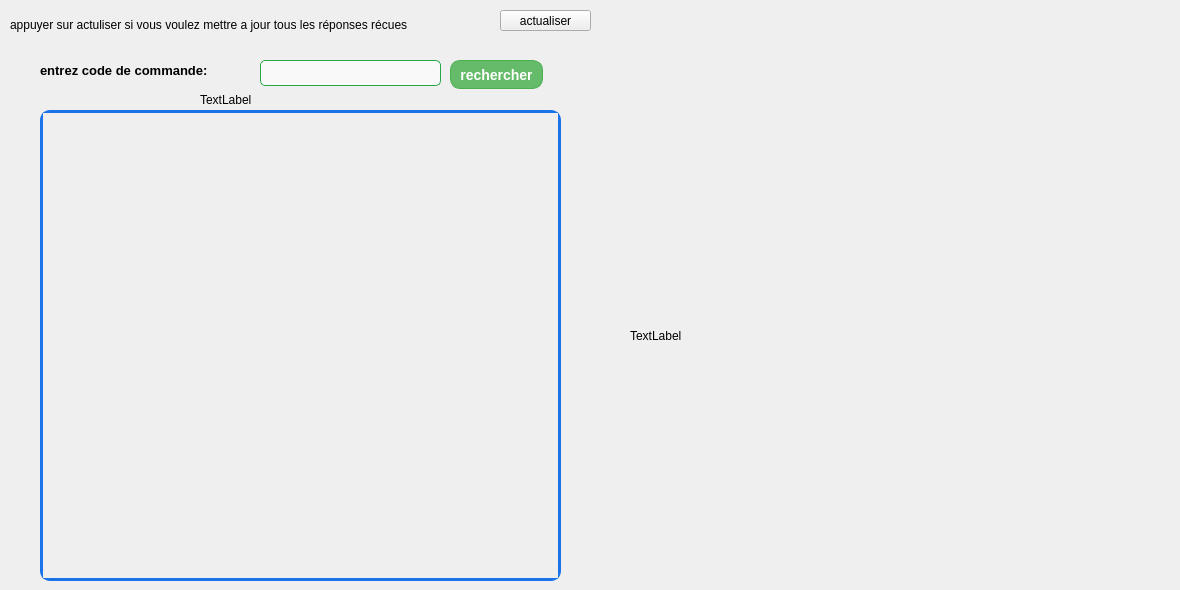
      <widget class="QWidget" name="tabetourClients">
       <attribute name="title">
        <string>retour des clients</string>
       </attribute>
       <widget class="QScrollArea" name="scrollArea">
        <property name="geometry">
         <rect>
          <x>40</x>
          <y>110</y>
          <width>521</width>
          <height>471</height>
         </rect>
        </property>
        <property name="styleSheet">
         <string notr="true">QScrollArea {
    border: 3px solid #1a73e8;
    border-radius: 10px;
}
</string>
        </property>
        <property name="widgetResizable">
         <bool>true</bool>
        </property>
        <widget class="QWidget" name="scrollAreaWidgetContents">
         <property name="geometry">
          <rect>
           <x>0</x>
           <y>0</y>
           <width>515</width>
           <height>465</height>
          </rect>
         </property>
        </widget>
       </widget>
       <widget class="QLineEdit" name="line_code">
        <property name="geometry">
         <rect>
          <x>260</x>
          <y>60</y>
          <width>181</width>
          <height>26</height>
         </rect>
        </property>
        <property name="styleSheet">
         <string notr="true">QLineEdit {
    border: 1px solid #28a745; /* Bordure de 2px de couleur grise */
    border-radius: 5px; /* Bordure arrondie avec un rayon de 5px */
    padding: 5px; /* Espacement interne */
    background-color: #f9f9f9; /* Fond de couleur très claire */
    color: black; /* Texte en noir */
}</string>
        </property>
       </widget>
       <widget class="QLabel" name="label_7">
        <property name="geometry">
         <rect>
          <x>40</x>
          <y>60</y>
          <width>221</width>
          <height>21</height>
         </rect>
        </property>
        <property name="font">
         <font>
          <pointsize>10</pointsize>
          <bold>true</bold>
         </font>
        </property>
        <property name="text">
         <string>entrez code de commande:</string>
        </property>
       </widget>
       <widget class="QPushButton" name="pushButton_rechercher">
        <property name="geometry">
         <rect>
          <x>450</x>
          <y>60</y>
          <width>93</width>
          <height>29</height>
         </rect>
        </property>
        <property name="styleSheet">
         <string notr="true">QPushButton {
    background-color: #66bb6a; /* Fond vert */
    border: 1px solid #4caf50; /* Bordure verte */
    border-radius: 10px; /* Bordure arrondie */
    padding: 5px 10px; /* Espacement intérieur */
    color: white; /* Texte en blanc */
    font-weight: bold; /* Texte en gras */
    font-size: 14px; /* Taille de texte */
    transition: all 0.3s ease-in-out; /* Transition douce */
}

QPushButton:hover {
    background-color: #81c784; /* Changement de couleur au survol */
}

QPushButton:pressed {
    background-color: #4caf50; /* Couleur au clic */
    border-color: #388e3c; /* Couleur de bordure au clic */
}</string>
        </property>
        <property name="text">
         <string>rechercher</string>
        </property>
       </widget>
       <widget class="QLabel" name="labelGraphique">
        <property name="geometry">
         <rect>
          <x>630</x>
          <y>100</y>
          <width>541</width>
          <height>471</height>
         </rect>
        </property>
        <property name="text">
         <string>TextLabel</string>
        </property>
       </widget>
       <widget class="QLabel" name="error">
        <property name="geometry">
         <rect>
          <x>200</x>
          <y>90</y>
          <width>281</width>
          <height>20</height>
         </rect>
        </property>
        <property name="text">
         <string>TextLabel</string>
        </property>
       </widget>
       <widget class="QLabel" name="label">
        <property name="geometry">
         <rect>
          <x>10</x>
          <y>9</y>
          <width>511</width>
          <height>31</height>
         </rect>
        </property>
        <property name="text">
         <string>appuyer sur actuliser si vous voulez mettre a jour tous les réponses récues</string>
        </property>
       </widget>
       <widget class="QPushButton" name="pushButton_actualiser">
        <property name="geometry">
         <rect>
          <x>500</x>
          <y>10</y>
          <width>91</width>
          <height>21</height>
         </rect>
        </property>
        <property name="styleSheet">
         <string notr="true"/>
        </property>
        <property name="text">
         <string>actualiser</string>
        </property>
       </widget>
      </widget>
